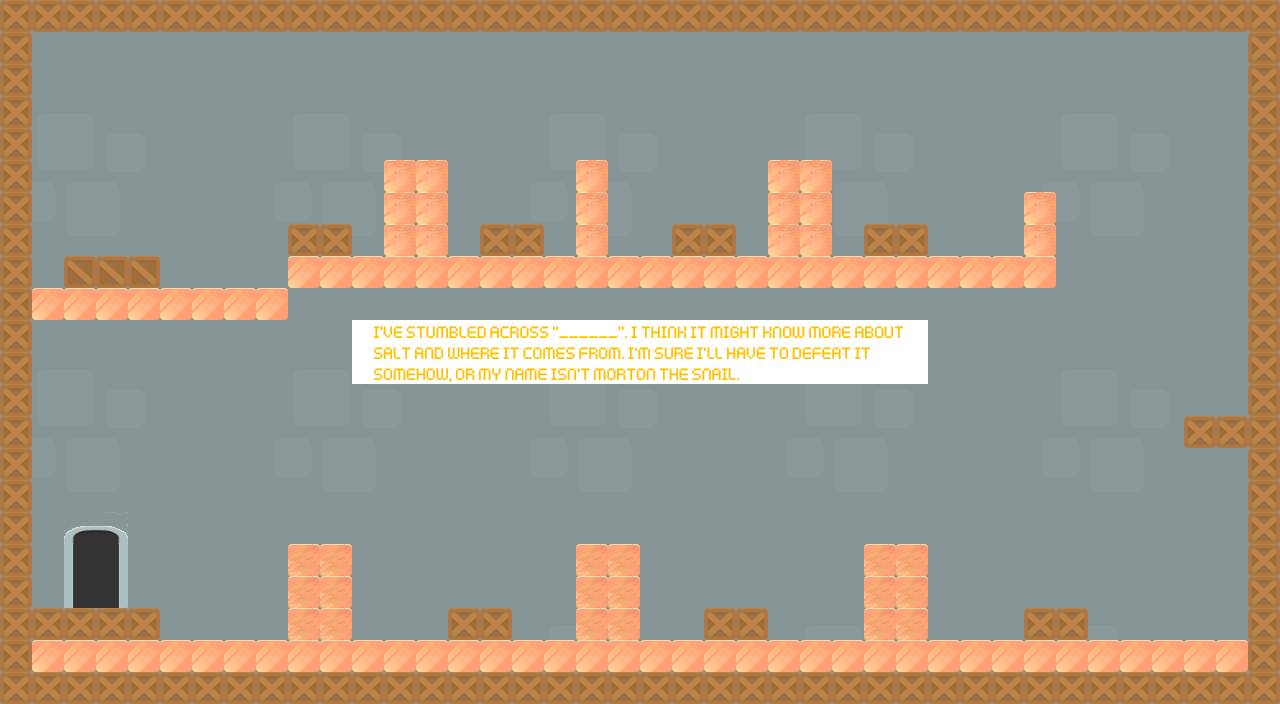

Below is a game level as drawn by its tile map, then a one-line description and the .tmx that defines it (tile-layer data replaced by summaries):
An orthogonal 40x22 tile map with 32x32 px tiles, 5 tile layers (background, middleground1, middleground, middleground2, ...), 5 tilesets and 26 objects.

<map version="1.0" orientation="orthogonal" renderorder="left-up" width="40" height="22" tilewidth="32" tileheight="32" nextobjectid="27">
 <tileset firstgid="1" name="background" tilewidth="32" tileheight="32">
  <image source="../Platformer/Base/bg_castle.png" width="256" height="256" />
 </tileset>
 <tileset firstgid="65" name="tiles32" tilewidth="32" tileheight="32">
  <tile id="0">
   <image width="32" height="32" source="../Platformer/Base/Tiles32/box.png" />
  </tile>
  <tile id="1">
   <image width="32" height="32" source="../Platformer/Base/Tiles32/box2.png" />
  </tile>
  <tile id="2">
   <image width="32" height="32" source="../Platformer/Base/Tiles32/redsaltBlock.png" />
  </tile>
  <tile id="3">
   <image width="32" height="32" source="../Platformer/Base/Tiles32/redsaltBlock2.png" />
  </tile>
  <tile id="4">
   <image width="32" height="32" source="../Platformer/Base/Tiles32/redsaltBlock3.png" />
  </tile>
 </tileset>
 <tileset firstgid="70" name="door" tilewidth="32" tileheight="32">
  <image source="../Platformer/Base/Tiles32/doorbottom.png" width="64" height="64" />
 </tileset>
 <tileset firstgid="74" name="door1" tilewidth="32" tileheight="32">
  <image source="../Platformer/Base/Tiles32/doortop.png" width="64" height="32" />
 </tileset>
 <tileset firstgid="76" name="message3" tilewidth="32" tileheight="32">
  <image source="../Messages/message3.png" width="576" height="70" />
 </tileset>
 <layer name="background" width="40" height="22">
  <data>[880 cells, 880 non-empty, 64 distinct tile ids]</data>
 </layer>
 <layer name="middleground1" width="40" height="22">
  <data>[880 cells, 0 non-empty, 0 distinct tile ids]</data>
 </layer>
 <layer name="middleground" width="40" height="22">
  <data>[880 cells, 290 non-empty, 47 distinct tile ids]</data>
 </layer>
 <layer name="middleground2" width="40" height="22">
  <data>[880 cells, 0 non-empty, 0 distinct tile ids]</data>
 </layer>
 <layer name="foreground" width="40" height="22">
  <data>[880 cells, 0 non-empty, 0 distinct tile ids]</data>
 </layer>
 <objectgroup name="solid">
  <object id="3" x="66" y="257" width="93" height="28" />
  <object id="4" x="287" y="225" width="63" height="30" />
  <object id="5" x="480" y="224" width="62" height="30" />
  <object id="6" x="673" y="226" width="63" height="27" />
  <object id="7" x="862" y="224" width="67" height="30" />
  <object id="8" x="1186" y="419" width="59" height="27" />
  <object id="9" x="1023" y="606" width="63" height="31" />
  <object id="10" x="705" y="608" width="63" height="29" />
  <object id="11" x="448" y="610" width="63" height="29" />
  <object id="12" x="30" y="609" width="131" height="31" />
  <object id="13" x="0" y="0" width="31" height="701" />
  <object id="14" x="33" y="673" width="1243" height="29" />
  <object id="15" x="32" y="1" width="1239" height="29" />
  <object id="16" x="1250" y="30" width="28" height="642" />
 </objectgroup>
 <objectgroup name="teleport">
  <object id="1" x="97" y="161" width="34" height="26">
   <properties>
    <property name="start" value="true" />
   </properties>
  </object>
  <object id="2" x="65" y="523" width="63" height="85">
   <properties>
    <property name="level" value="../Maps/world.tmx" />
   </properties>
  </object>
 </objectgroup>
 <objectgroup name="death">
  <object id="17" x="33" y="289" width="254" height="31" />
  <object id="18" x="289" y="259" width="768" height="28" />
  <object id="19" x="386" y="162" width="59" height="97" />
  <object id="20" x="576" y="163" width="28" height="96" />
  <object id="21" x="767" y="160" width="63" height="99" />
  <object id="22" x="1025" y="193" width="31" height="71" />
  <object id="23" x="33" y="643" width="1216" height="27" />
  <object id="24" x="290" y="546" width="61" height="93" />
  <object id="25" x="577" y="544" width="60" height="98" />
  <object id="26" x="866" y="544" width="63" height="99" />
 </objectgroup>
</map>
